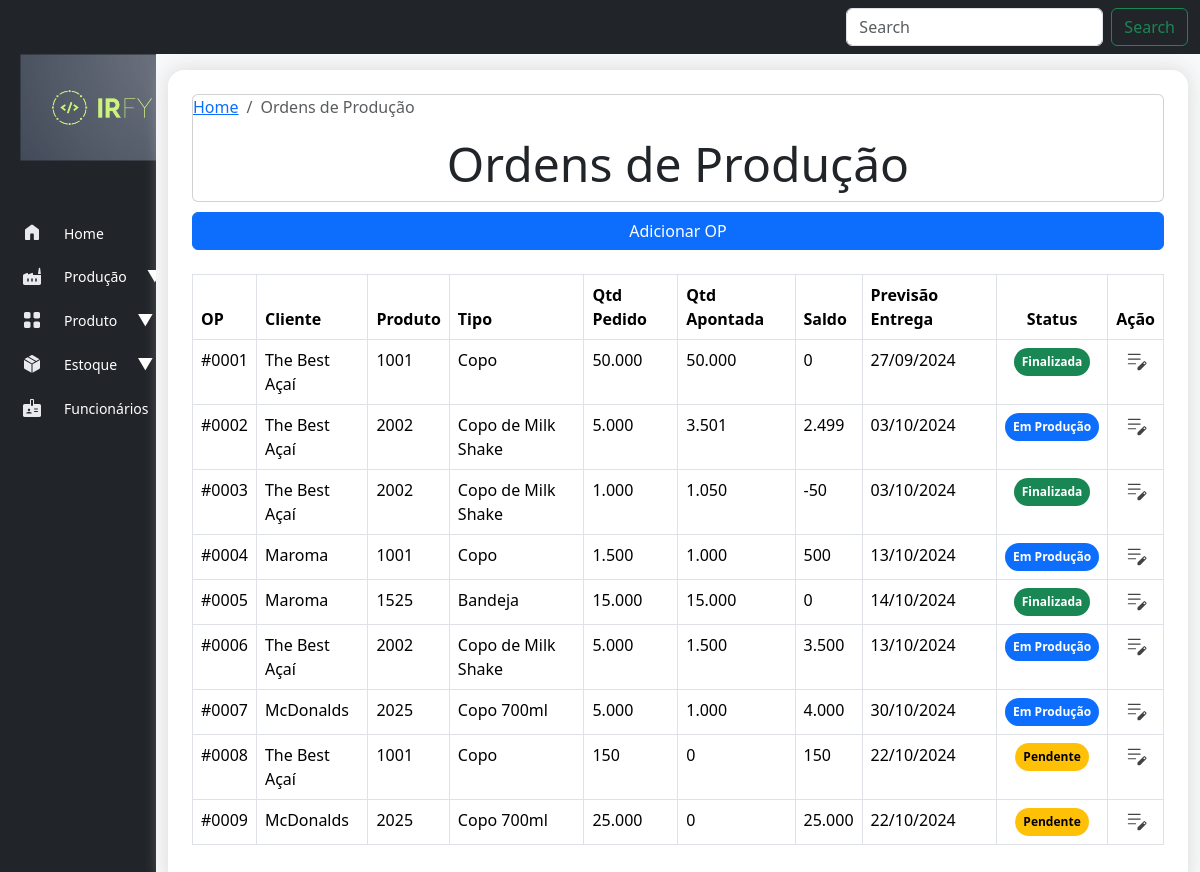
/producao/list_ordens, run on an earlier commit of the app's database.
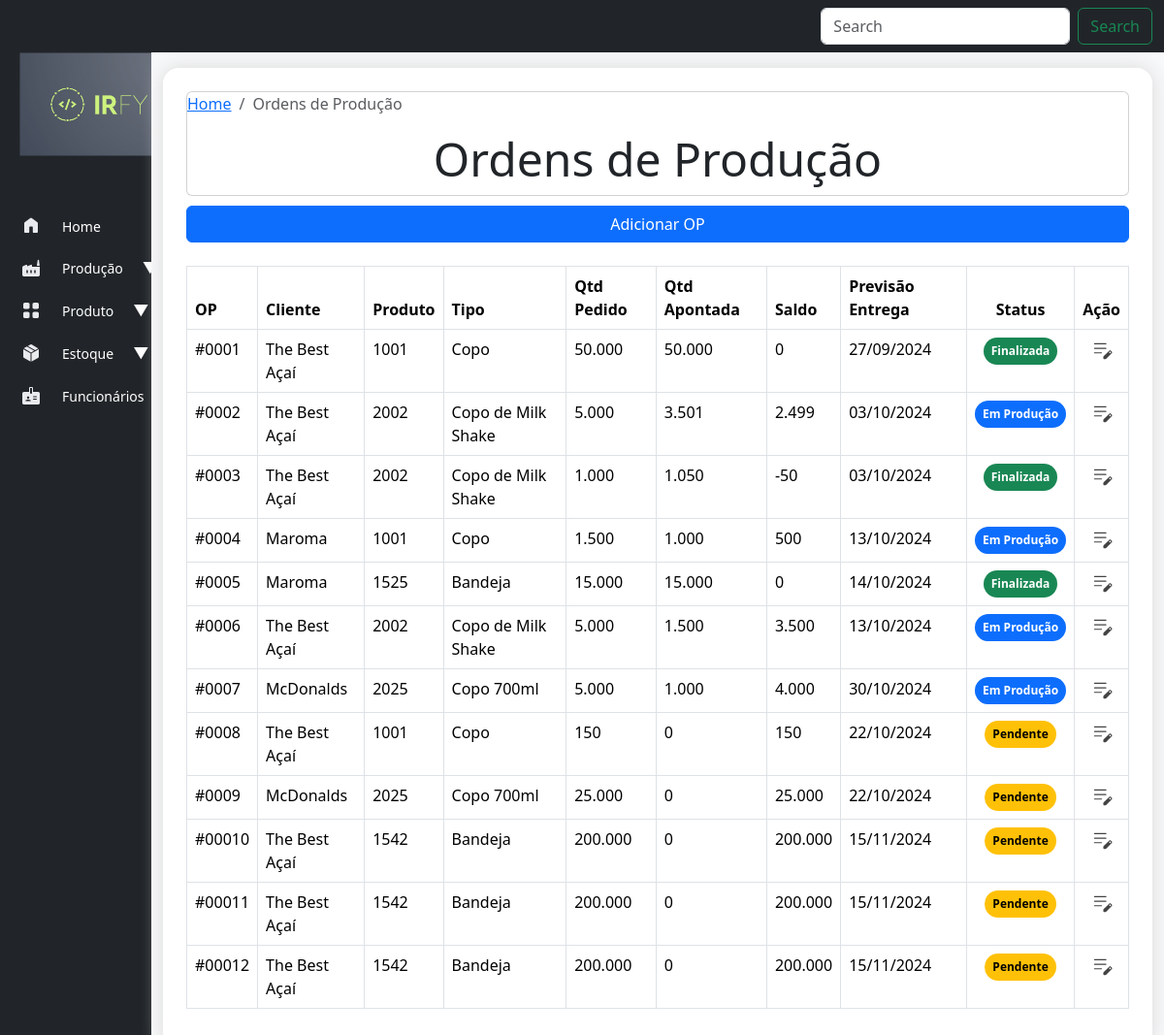
And on a later commit of the database.
### producao/models.py (models this page shows, shortened)
class OrdemProducao(models.Model):
    STATUS_CHOICES = [
        ('pendente', 'Pendente'),
        ('em_producao', 'Em Produção'),
        ('finalizada', 'Finalizada'),
    ]
    cliente = models.ForeignKey(Cliente, on_delete=models.CASCADE)
    produto = models.ForeignKey(Produto, on_delete=models.CASCADE)
    quantidade = models.FloatField()
    quantidade_produzida = models.FloatField(default=0)
    saldo_op = models.FloatField(blank=True, null=True)
    data_criacao = models.DateTimeField(auto_now_add=True)
    data_previsao = models.DateField()
    status = models.CharField(max_length=20, choices=STATUS_CHOICES, default='pendente')
    class Meta:
        verbose_name_plural = 'ordens_de_producao'

### cadastro/models.py (models this page shows, shortened)
class Cliente(models.Model):
    TIPOS_CLIENTE = [
        ('pf', 'Pessoa Física'),
        ('pj', 'Pessoa Jurídica'),
    ]
    nome_cliente = models.CharField(max_length=255)
    tipo_cliente = models.CharField(max_length=2, choices=TIPOS_CLIENTE, default='pf')
    cpf_cnpj = models.CharField(max_length=18, unique=True)
    email = models.EmailField(max_length=254)
    telefone = models.CharField(max_length=20, blank=True, null=True)
    endereco = models.TextField()
    data_cadastro = models.DateTimeField(auto_now_add=True)

class Produto(models.Model):
    cliente = models.ForeignKey(Cliente, on_delete=models.CASCADE)
    nome = models.CharField(max_length=255)
    codigo = models.CharField(max_length=50, unique=True)
    descricao = models.TextField(blank=True)
    material = models.CharField(max_length=100)
    peso = models.DecimalField(max_digits=10, decimal_places=2)
    volume = models.DecimalField(max_digits=10, decimal_places=2)
    cor = models.CharField(max_length=50)

### producao/views.py (the view)
# urls.py: path('list_ordens', views.list_ordem_producao, name='list_ordens'),
def list_ordem_producao(request):
    ordens_producao = OrdemProducao.objects.order_by('data_criacao')
    context = {'ordens_producao': ordens_producao}
    return render(request, 'producao/list-ordem-producao.html', context)

### producao/templates/producao/list-ordem-producao.html (shortened to what this page needs)
{% extends "base.html" %}
{% load static %}
{% load humanize %}
{% block header %}
<nav aria-label="breadcrumb">
  <ol class="breadcrumb">
    <li class="breadcrumb-item"><a href="{% url 'index' %}">Home</a></li>
    <li class="breadcrumb-item active" aria-current="page">Ordens de Produção</li>
  </ol>
</nav>
        <h2 style="text-align: center;" class="display-5">Ordens de Produção</h2>
{% endblock header %}
{% block content %}
{% block buttons %}
  <div class="d-grid gap-2" style="margin-top: 10px;">
      <a class="btn btn-primary" href="{% url 'new_ordem'%}" role="button">Adicionar OP</a>
  </div>
{% endblock buttons %}
    <table class="table table-bordered table-hover">
        <thead >
          <tr>
            <th scope="col">OP</th>
            <th scope="col">Cliente</th>
            <th scope="col">Produto</th>
            <th scope="col">Tipo</th>
            <th scope="col">Qtd Pedido</th>
            <th scope="col">Qtd Apontada</th>
            <th scope="col">Saldo</th>
            <th scope="col">Previsão Entrega</th>
            <th style="text-align: center;" scope="col">Status</th>
            <th style="text-align: center;" scope="col">Ação</th>
          </tr>
        </thead>
        <tbody class="table">
        {% for ordem_producao in ordens_producao %}
          <tr onclick="window.location.href='{% url 'ordem_producao' ordem_producao.id  %}'">
              <td scope="row">#000{{ ordem_producao.id }}</td>
              <td>{{ ordem_producao.cliente.nome_cliente }}</td>
              <td>{{ ordem_producao.produto.codigo }}</td>
              <td>{{ ordem_producao.produto.nome }}</td>
              <td>{{ ordem_producao.quantidade|floatformat:0|intcomma }}</td>
              <td>{{ ordem_producao.quantidade_produzida|floatformat:0|intcomma}}</td>
              <td>{{ ordem_producao.saldo_op|floatformat:0|intcomma }}</td>
              <td>{{ ordem_producao.data_previsao | date:'d/m/Y'}}</td>
              {% if ordem_producao.status == "em_producao"%}
                <td style="text-align: center;"><span class="badge rounded-pill text-bg-primary">{{ ordem_producao.get_status_display }}</span></td>
              {% elif ordem_producao.status == "pendente" %}
               <td style="text-align: center;"><span class="badge rounded-pill text-bg-warning">{{ ordem_producao.get_status_display }}</span></td>
              {% else %}
                <td style="text-align: center;"> <span class="badge rounded-pill text-bg-success">{{ ordem_producao.get_status_display }}</span></td>
              {% endif %}
              <td style="text-align: center;"><a class="p-0" href="{% url 'apontamento_producao' ordem_producao.id %}"><img src="{% static 'icons/edit.svg' %}" style="padding: 0;"></a></td>
          </tr>
        {% empty %}
          Não há ordens para visualizar
        {% endfor %}
        </tbody>
      </table>
{% endblock content %}

### templates/base.html (shortened to what this page needs)
{% load django_bootstrap5 %}
<!DOCTYPE html>
<html lang="pt-br">
<head>
  {% bootstrap_css %}
  {% load static %}
  <link rel="stylesheet" href="{% static 'style/base.css' %}">
</head>
<body>
  <nav class="navbar navbar-expand-lg bg-dark">
    <div class="container-fluid">
      <form class="d-flex" role="search">
        <input class="form-control me-2" type="search" placeholder="Search" aria-label="Search">
        <button class="btn btn-outline-success" type="submit">Search</button>
      </form>
    </div>
  </nav>
  <div class="container-fluid">
    <div class="row flex-nowrap">
      <div class="col-auto col-md-1 col-xl-1 bg-dark backSidebar">
        <div class="d-flex flex-column align-items-start min-vh-100">
          <div class="sidebar">
            <img class="logo-irfy rounded img-fluid" src="{% static 'core/logo-irfy2.png' %}">
            <nav class="nav flex-column">
              <a class="nav-link" href="{% url 'index' %}">
                <span class="spanIcon"><img class="sideIcon" src="{% static 'icons/home.svg' %}"></span>
                <span class="description">Home</span>
              </a>
              <a class="nav-link" href="#" data-bs-toggle="collapse" data-bs-target="#submenuProducao"
                aria-expanded="false" aria-controls="submenuProducao">
                <span class="spanIcon"><img class="sideIcon" src="{% static 'icons/factory.svg' %}"></span>
                <span class="description">Produção</span>
                <span class="arrow">▼</span>
              </a>
              <a class="nav-link" href="#" data-bs-toggle="collapse" data-bs-target="#submenuProduto"
                aria-expanded="false" aria-controls="submenuProduto">
                <span class="spanIcon"><img class="sideIcon" src="{% static 'icons/product.svg' %}"></span>
                <span class="description">Produto</span>
                <span class="arrow">▼</span>
              </a>
              <a class="nav-link" href="#" data-bs-toggle="collapse" data-bs-target="#submenuEstoque"
                aria-expanded="false" aria-controls="submenuEstoque">
                <span class="spanIcon"><img class="sideIcon" src="{% static 'icons/package.svg' %}"></span>
                <span class="description">Estoque</span>
                <span class="arrow">▼</span>
              </a>
              <a class="nav-link" href="#" data-bs-toggle="collapse" data-bs-target="#submenuFuncionarios"
                aria-expanded="false" aria-controls="submenuFuncionarios">
                <span class="spanIcon"><img class="sideIcon" src="{% static 'icons/employees.svg' %}"></span>
                <span class="description">Funcionários</span>
                <span class="arrow">▼</span>
              </a>
            </nav>
          </div>
        </div>
      </div>
      <div class="col py-3 bg-light">
        <div class="container bg-white rounded-4 p-4 " style="box-shadow: 0px 0px 20px 1px #dbdbdb;">
          <div class="card card-header-actions">{% block header %}{% endblock header %}</div>
          <div>{% block content %} {% endblock content %}</div>
        </div>
      </div>
    </div>
  </div>
</body>
</html>

### static/style/base.css (style rules this page uses)
.backSidebar { width: 13%; padding: 0%; }
.nav-link { width: 100%; display: flex; align-items: center; gap: 20px; padding: 10px 20px; color: white; }
.description { font-size: 14px; }
.logo-irfy { width: 100%; padding: 10%; margin-bottom: 15%; margin-top: -10%; }
.sideIcon { padding: 0; margin: 0; }
.spanIcon { margin-top: -2%; }

What changed in the data, as far as the page shows it:
added OrdemProducao: id "10", cliente.nome_cliente "The Best Açaí", produto.codigo "1542", produto.nome "Bandeja", quantidade "200.000", quantidade_produzida "0", saldo_op "200.000", data_previsao "15/11/2024", status "Pendente"
added OrdemProducao: id "11", cliente.nome_cliente "The Best Açaí", produto.codigo "1542", produto.nome "Bandeja", quantidade "200.000", quantidade_produzida "0", saldo_op "200.000", data_previsao "15/11/2024", status "Pendente"
added OrdemProducao: id "12", cliente.nome_cliente "The Best Açaí", produto.codigo "1542", produto.nome "Bandeja", quantidade "200.000", quantidade_produzida "0", saldo_op "200.000", data_previsao "15/11/2024", status "Pendente"
